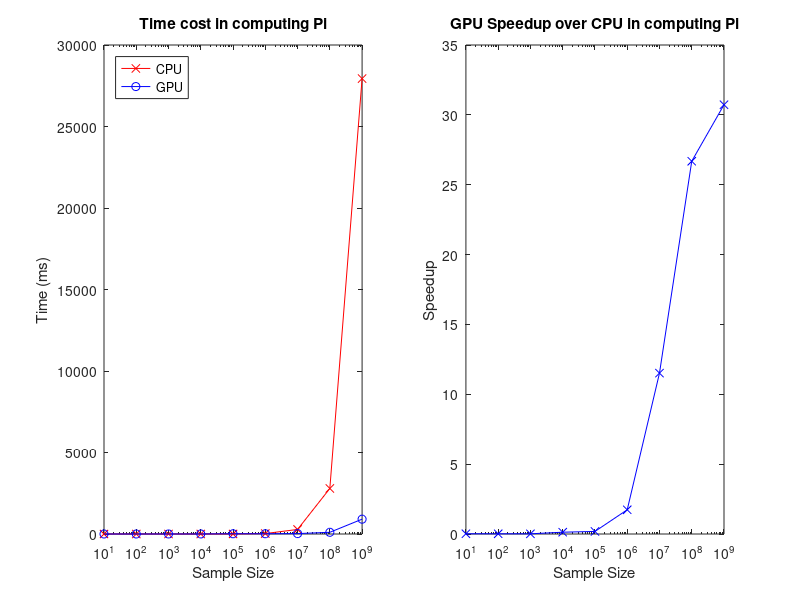

Write the MATLAB code that produced this figure.
CPU=load('CPU/results.txt');
GPU=load('GPU/results.txt');
figure
subplot(1,2,1)
semilogx(CPU(:,1), CPU(:,3),'-rx');
hold on
semilogx(GPU(:,1), GPU(:,3)+GPU(:,4),'-bo');
xlabel('Sample Size')
ylabel('Time (ms)')
title('Time cost in computing Pi')
legend('CPU','GPU','Location','northwest')

subplot(1,2,2)
semilogx(CPU(:,1), CPU(:,3)./(GPU(:,3)+GPU(:,4)),'-bx');
xlabel('Sample Size')
ylabel('Speedup')
title('GPU Speedup over CPU in computing Pi')

print('TimeAnalysis_PiMC.pdf', '-dpdf')